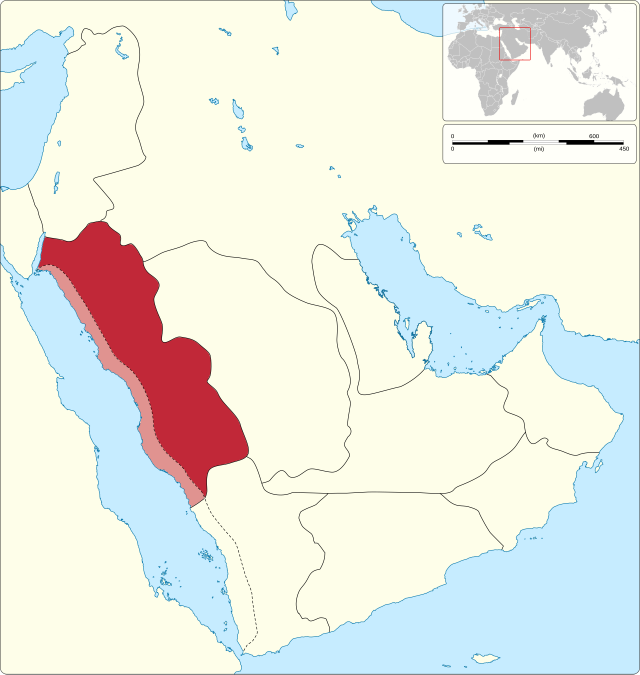
#> input picture atlas-of-the-blessed-lands/tools/data/v401_hejaz_map.webp, 1920 x 2024 px (shown at 1/3 size)
$ python v401_sham_hejaz_trace.py
#> lines starting #> are read from the running program, lines starting #| are printed output that depends on the picture; after the words box and inside, x2 and y2 are one past the last pixel; in counts of white or black regions, pixels touching at a corner belong together
"""Version 401 PREVIEW helper (Nawaz: the Wikipedia map of Bilad al-Sham's provinces (ajnad, with al-'Awasim and al-Thughur al-Shamiyya), then the Wikipedia Hejaz map:
"Preview this map plus the Hejaz").
1. Bilad al-Sham: the dashed outer border read point by point off tools/data/v401_bilad_al_sham_map.webp (pixel vertices below; the sea side is closed offshore,
   clear of Cyprus), georeferenced with a 2nd-order polynomial fitted on 26 marked towns (Hama left out: the map draws it well east of its true place) of the map.
2. The Hejaz: the red and pink (Tihamah) area of tools/data/v401_hejaz_map.webp, georeferenced by fitting the map's coast to Natural Earth
   (equirectangular, x=(lon-33.0859)*70.0234, y=(39.1484-lat)*74.2656, IoU 0.967).
Writes tools/data/v401_bilad_al_sham.geojson and tools/data/v401_hejaz.geojson."""
import numpy as np, json, os
from PIL import Image
from scipy import ndimage as ndi
from skimage import measure
from shapely.geometry import Polygon, mapping
from shapely.ops import unary_union
H = os.path.dirname(os.path.abspath(__file__))
# 1. Bilad al-Sham
CP = [((685, 295), (34.89, 36.92)), ((788, 275), (35.32, 37.00)), ((864, 288), (35.64, 36.95)), ((1162, 143), (36.94, 37.58)), ((997, 476), (36.16, 36.20)), ((1253, 471), (37.16, 36.20)),
      ((1449, 390), (37.95, 36.53)), ((1592, 147), (38.53, 37.53)), ((1580, 283), (38.42, 36.98)), ((1478, 506), (38.08, 35.98)), ((1710, 528), (39.01, 35.95)), ((1650, 621), (38.75, 35.63)),
      ((1528, 885), (38.27, 34.56)), ((1330, 960), (37.24, 34.23)), ((915, 643), (35.78, 35.52)), ((1140, 843), (36.72, 34.73)), ((922, 918), (35.84, 34.44)),
      ((838, 1056), (35.50, 33.89)), ((843, 1327), (35.53, 32.79)), ((943, 1545), (35.93, 31.95)), ((763, 1581), (35.23, 31.78)), ((571, 1647), (34.47, 31.50)), ((709, 2143), (35.00, 29.53)),
      ((944, 1981), (35.73, 30.19)), ((1083, 1398), (36.48, 32.52)), ((647, 1514), (34.75, 32.05))]
BORDER = [(480, 440), (450, 425), (370, 415), (365, 395), (410, 350), (510, 280), (600, 235), (710, 180), (810, 145), (950, 100), (1100, 60), (1230, 45), (1370, 28),   # al-Thughur, along the Taurus
          (1400, 100), (1420, 160), (1435, 220), (1450, 260), (1470, 300), (1485, 355), (1535, 390), (1515, 420), (1510, 460), (1490, 485), (1495, 510),            # against al-Jazira
          (1550, 540), (1630, 562), (1705, 540), (1725, 550), (1740, 585), (1820, 618),                                                                            # the Euphrates by al-Raqqa, al-Rusafa
          (1810, 680), (1780, 780), (1730, 890), (1680, 950), (1620, 1050), (1570, 1130), (1510, 1210), (1473, 1250), (1393, 1477), (1333, 1650), (1253, 1797),   # the desert edge
          (1160, 1917), (1027, 2037), (880, 2103), (773, 2143), (687, 2154),                                                                                         # to Ayla
          (620, 2077), (547, 1917), (480, 1783), (460, 1723),                                                                                                        # Sinai side, to the coast east of al-'Arish
          (420, 1700), (540, 1600), (680, 1350), (780, 1100), (860, 900), (870, 700), (900, 560), (1000, 520), (900, 470), (700, 420), (480, 450)]                  # offshore, back to the start
P = np.array([p for p, _ in CP], float); L = np.array([l for _, l in CP], float)
def T(x, y): x = np.asarray(x, float); y = np.asarray(y, float); return np.stack([np.ones_like(x), x, y, x * x, x * y, y * y], -1)
cx, *_ = np.linalg.lstsq(T(P[:, 0], P[:, 1]), L[:, 0], rcond=None); cy, *_ = np.linalg.lstsq(T(P[:, 0], P[:, 1]), L[:, 1], rcond=None)
res = np.hypot((T(P[:, 0], P[:, 1]) @ cx - L[:, 0]) * 90, (T(P[:, 0], P[:, 1]) @ cy - L[:, 1]) * 111)
print('Bilad al-Sham fit error km: mean', round(res.mean(), 1), 'max', round(res.max(), 1))
B = np.array(BORDER, float); SH = Polygon(np.stack([T(B[:, 0], B[:, 1]) @ cx, T(B[:, 0], B[:, 1]) @ cy], -1)).buffer(0)
print('Bilad al-Sham bounds', [round(v, 2) for v in SH.bounds])
json.dump({'type': 'Feature', 'properties': {'n': 'Bilad al-Sham (Wikipedia ajnad map)'}, 'geometry': mapping(SH)}, open(os.path.join(H, 'data/v401_bilad_al_sham.geojson'), 'w'))
# 2. Hejaz
a = np.array(Image.open(os.path.join(H, 'data/v401_hejaz_map.webp')).convert('RGB')).astype(int); r, g, b = a[..., 0], a[..., 1], a[..., 2]
#> after `r, g, b = (a[..., 0], a[..., 1], a[..., 2])`:
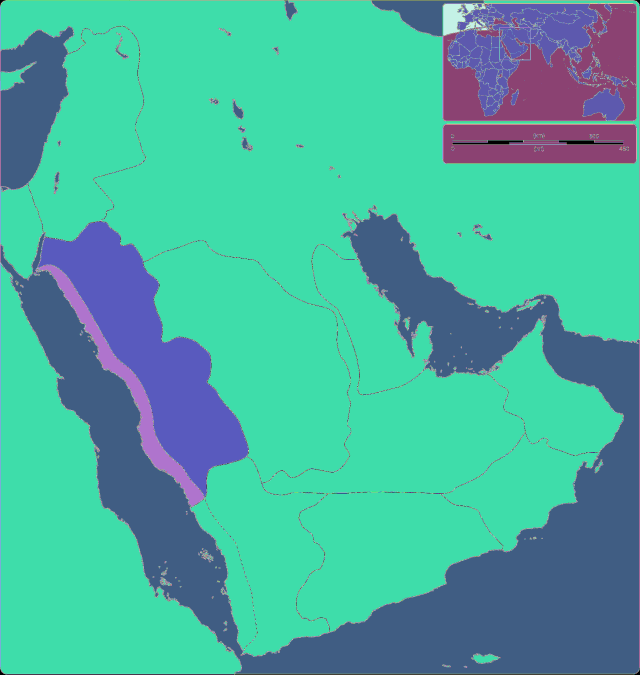
#> r: shape (2024, 1920) int64 (shown at 1/3 size); 256 distinct labels, from 0 to 255; one colour per label, 0 black
#> after `r, g, b = (a[..., 0], a[..., 1], a[..., 2])`:
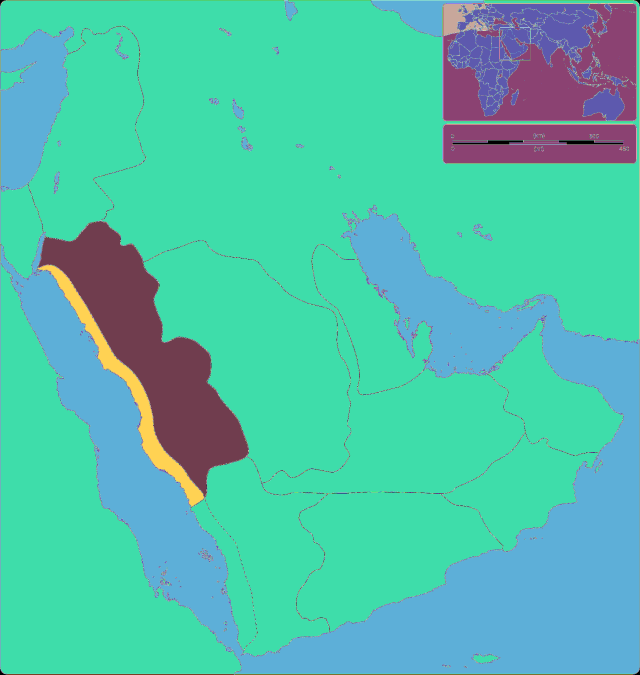
#> g: shape (2024, 1920) int64 (shown at 1/3 size); 256 distinct labels, from 0 to 255; one colour per label, 0 black
#> after `r, g, b = (a[..., 0], a[..., 1], a[..., 2])`:
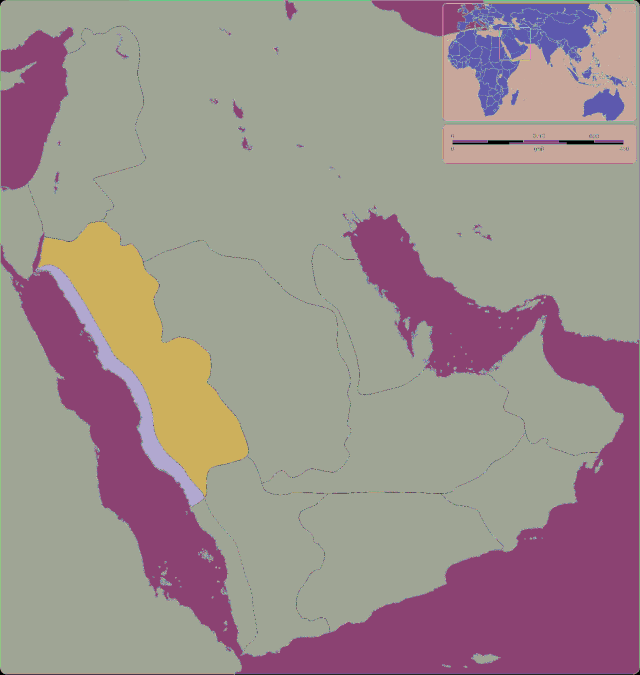
#> b: shape (2024, 1920) int64 (shown at 1/3 size); 256 distinct labels, from 0 to 255; one colour per label, 0 black
m = (r > 170) & (r - g > 45) & (r - b > 40)
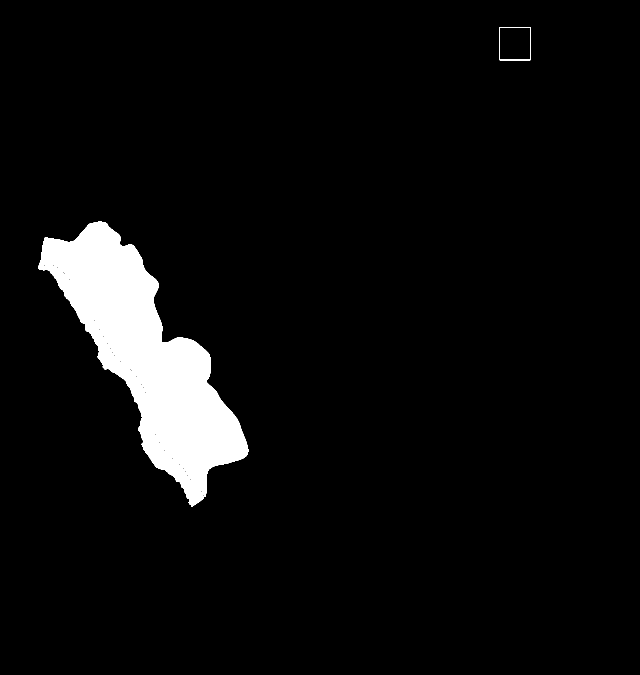
#> m: shape (2024, 1920) bool (shown at 1/3 size); 5.2% white; 2 white regions, box (x1, y1, x2, y2) and area: (114, 665, 745, 1520) 202576, (1498, 82, 1592, 181) 752
m = ndi.binary_fill_holes(ndi.binary_closing(m, iterations=3)); lab, n = ndi.label(m); sz = ndi.sum(m, lab, range(1, n + 1)); m = lab == 1 + int(np.argmax(sz))
#> after `m = ndi.binary_fill_holes(ndi.binary_closing(m, iterations=3))`:
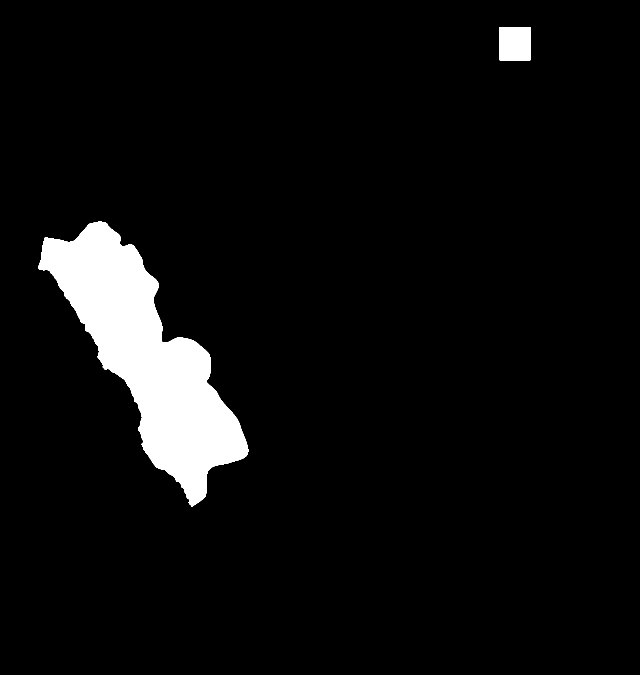
#> m: shape (2024, 1920) bool (shown at 1/3 size); 5.5% white; 2 white regions, box (x1, y1, x2, y2) and area: (114, 665, 745, 1520) 203943, (1498, 82, 1592, 181) 9302
#> after `lab, n = ndi.label(m)`:
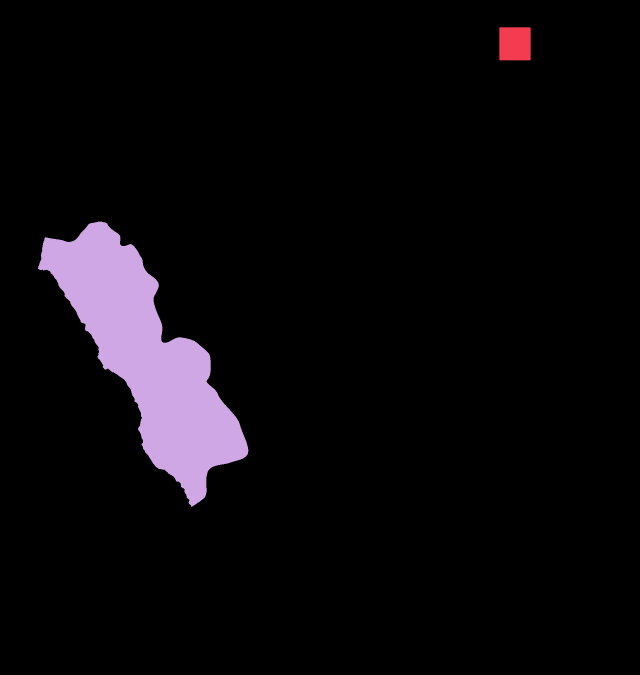
#> lab: shape (2024, 1920) int32 (shown at 1/3 size); 3 distinct labels, from 0 to 2; one colour per label, 0 black
#> after `lab, n = ndi.label(m)`: n = 2
#> after `sz = ndi.sum(m, lab, range(1, n + 1))`: sz = [9302, 203943]
#> after `m = lab == 1 + int(np.argmax(sz))`: m: shape (2024, 1920) bool; 5.2% white; 1 white region, box (x1, y1, x2, y2) and area: (114, 665, 745, 1520) 203943
c = max(measure.find_contours(np.pad(m, 1).astype(float), 0.5), key=len) - 1
#> c = 3201 pairs, first value 664.5 to 1519.5, second value 113.5 to 744.5
HJ = Polygon([(x / 70.0234 + 33.0859, 39.1484 - y / 74.2656) for y, x in c]).buffer(0).simplify(0.01)
print('Hejaz px', int(m.sum()), 'bounds', [round(v, 2) for v in HJ.bounds])
#| Hejaz px 203943 bounds [34.71, 18.69, 43.72, 30.2]
json.dump({'type': 'Feature', 'properties': {'n': 'Hejaz (Wikipedia map, red and Tihamah pink)'}, 'geometry': mapping(HJ)}, open(os.path.join(H, 'data/v401_hejaz.geojson'), 'w'))
